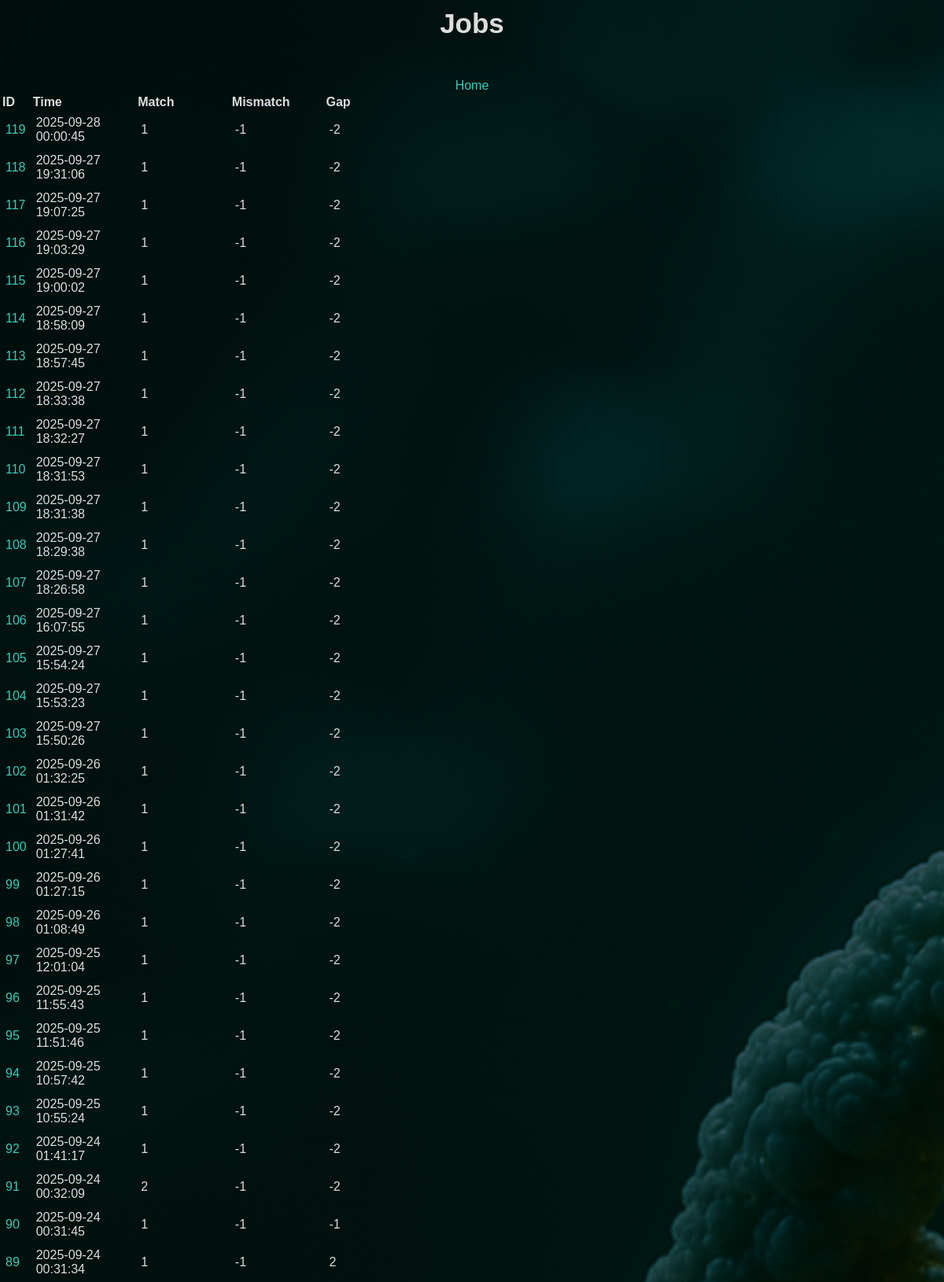
Page /jobs (upper part) on the committed database.
### tables this page shows
CREATE TABLE jobs (
    current_time TEXT DEFAULT (datetime('now', 'localtime')),
    match_score INT,
    mismatch INT,
    gap INT,
    nw_seq1_name TEXT,
    nw_seq2_name TEXT,
    nw_result TEXT,
    sw_seq1_name TEXT,
    sw_seq2_name TEXT,
    sw_result TEXT
, score INT, percent_id TEXT, gaps INT, score2 INT, percent_id2 TEXT, gaps2 INT);

### app.py (the view)
@app.route("/jobs")
def get_jobs():
    db = get_db()
    cursor = db.cursor() # type: ignore
    cursor.execute("SELECT rowid, * FROM jobs WHERE match_score IS NOT NULL ORDER BY rowid DESC")
    results = cursor.fetchall()
    job_id = cursor.lastrowid
    return render_template("jobs.html",results=results, job_id=job_id)

### app.py (called while the page is built)
def get_db():
    db = getattr(g, "_database", None)
    if db is None:
        db = g._database = sqlite3.connect(DATABASE)
        db.row_factory = sqlite3.Row
        return db

@app.teardown_appcontext
def close_conneciton(exception):
    db = getattr(g, "_database", None)
    if db is not None:
        db.close()

### templates/jobs.html
{% extends "base.html" %}
{% block body %}
<div class="content">
    <div class="pageTitle">Jobs</div>
    <div class="options"><a href="/">Home</a></div>
    <div class="job-list">
    <table>
        <tr>
            <th>ID</th>
            <th>Time</th>
            <th>Match</th>
            <th>Mismatch</th>
            <th>Gap</th>
        </tr>
        {% for job in results %}
            <tr>
                <td><a href="{{ url_for('get_job_by_id', job_id=job['rowid']) }}">{{ job["rowid"] }}</td></a>
                <td>{{ job[1] }}</td>
                <td>{{ job[2] }}</td>
                <td>{{ job[3] }}</td>
                <td>{{ job[4] }}</td>
            </tr>
        {% endfor %}
    </table>
    </div>
</div>
{% endblock %}

### templates/base.html (shortened to what this page needs)
<!DOCTYPE html>
<html lang="en">
<head>
    <link rel="stylesheet" type="text/css" href="{{ url_for('static', filename='styles.css') }}">
    <link rel="stylesheet" href="https://cdnjs.cloudflare.com/ajax/libs/font-awesome/4.7.0/css/font-awesome.min.css">
</head>
<body>
    {% block body %} {% endblock %}
</body>
</html>

### static/styles.css (style rules this page uses)
html { font-family: Arial, Helvetica, sans-serif; color:rgb(221, 221, 221); text-align: center; height: 100%; margin: 0; padding: 0; }
.pageTitle { font-size: 35px; font-weight: bold; margin-bottom: 50px; margin-top: 10px }
body { background-color: #1d2a35; background-image: url(images/dna_strand_bg.png); background-repeat: no-repeat; background-position: center center; background-attachment: fixed; background-size: cover; background-blend-mode: overlay; height: 100%; margin: 0; padding: 0; min-height:'100vh'; display: flex; flex-direction: column; }
.job-list { text-align: left; }
.job-list td { text-align: left; padding:5px; }
a:link { color:rgb(58, 202, 185); background-color: transparent; text-decoration: none; }

### rows in the picture
jobs: rowid "119", current_time "2025-09-28 00:00:45", match_score "1", mismatch "-1", gap "-2"
jobs: rowid "118", current_time "2025-09-27 19:31:06", match_score "1", mismatch "-1", gap "-2"
jobs: rowid "117", current_time "2025-09-27 19:07:25", match_score "1", mismatch "-1", gap "-2"
jobs: rowid "116", current_time "2025-09-27 19:03:29", match_score "1", mismatch "-1", gap "-2"
jobs: rowid "115", current_time "2025-09-27 19:00:02", match_score "1", mismatch "-1", gap "-2"
jobs: rowid "114", current_time "2025-09-27 18:58:09", match_score "1", mismatch "-1", gap "-2"
jobs: rowid "113", current_time "2025-09-27 18:57:45", match_score "1", mismatch "-1", gap "-2"
jobs: rowid "112", current_time "2025-09-27 18:33:38", match_score "1", mismatch "-1", gap "-2"
jobs: rowid "111", current_time "2025-09-27 18:32:27", match_score "1", mismatch "-1", gap "-2"
jobs: rowid "110", current_time "2025-09-27 18:31:53", match_score "1", mismatch "-1", gap "-2"
jobs: rowid "109", current_time "2025-09-27 18:31:38", match_score "1", mismatch "-1", gap "-2"
jobs: rowid "108", current_time "2025-09-27 18:29:38", match_score "1", mismatch "-1", gap "-2"
jobs: rowid "107", current_time "2025-09-27 18:26:58", match_score "1", mismatch "-1", gap "-2"
jobs: rowid "106", current_time "2025-09-27 16:07:55", match_score "1", mismatch "-1", gap "-2"
jobs: rowid "105", current_time "2025-09-27 15:54:24", match_score "1", mismatch "-1", gap "-2"
jobs: rowid "104", current_time "2025-09-27 15:53:23", match_score "1", mismatch "-1", gap "-2"
jobs: rowid "103", current_time "2025-09-27 15:50:26", match_score "1", mismatch "-1", gap "-2"
jobs: rowid "102", current_time "2025-09-26 01:32:25", match_score "1", mismatch "-1", gap "-2"
jobs: rowid "101", current_time "2025-09-26 01:31:42", match_score "1", mismatch "-1", gap "-2"
jobs: rowid "100", current_time "2025-09-26 01:27:41", match_score "1", mismatch "-1", gap "-2"
jobs: rowid "99", current_time "2025-09-26 01:27:15", match_score "1", mismatch "-1", gap "-2"
jobs: rowid "98", current_time "2025-09-26 01:08:49", match_score "1", mismatch "-1", gap "-2"
jobs: rowid "97", current_time "2025-09-25 12:01:04", match_score "1", mismatch "-1", gap "-2"
jobs: rowid "96", current_time "2025-09-25 11:55:43", match_score "1", mismatch "-1", gap "-2"
jobs: rowid "95", current_time "2025-09-25 11:51:46", match_score "1", mismatch "-1", gap "-2"
jobs: rowid "94", current_time "2025-09-25 10:57:42", match_score "1", mismatch "-1", gap "-2"
jobs: rowid "93", current_time "2025-09-25 10:55:24", match_score "1", mismatch "-1", gap "-2"
jobs: rowid "92", current_time "2025-09-24 01:41:17", match_score "1", mismatch "-1", gap "-2"
jobs: rowid "91", current_time "2025-09-24 00:32:09", match_score "2", mismatch "-1", gap "-2"
jobs: rowid "90", current_time "2025-09-24 00:31:45", match_score "1", mismatch "-1", gap "-1"
jobs: rowid "89", current_time "2025-09-24 00:31:34", match_score "1", mismatch "-1", gap "2"
